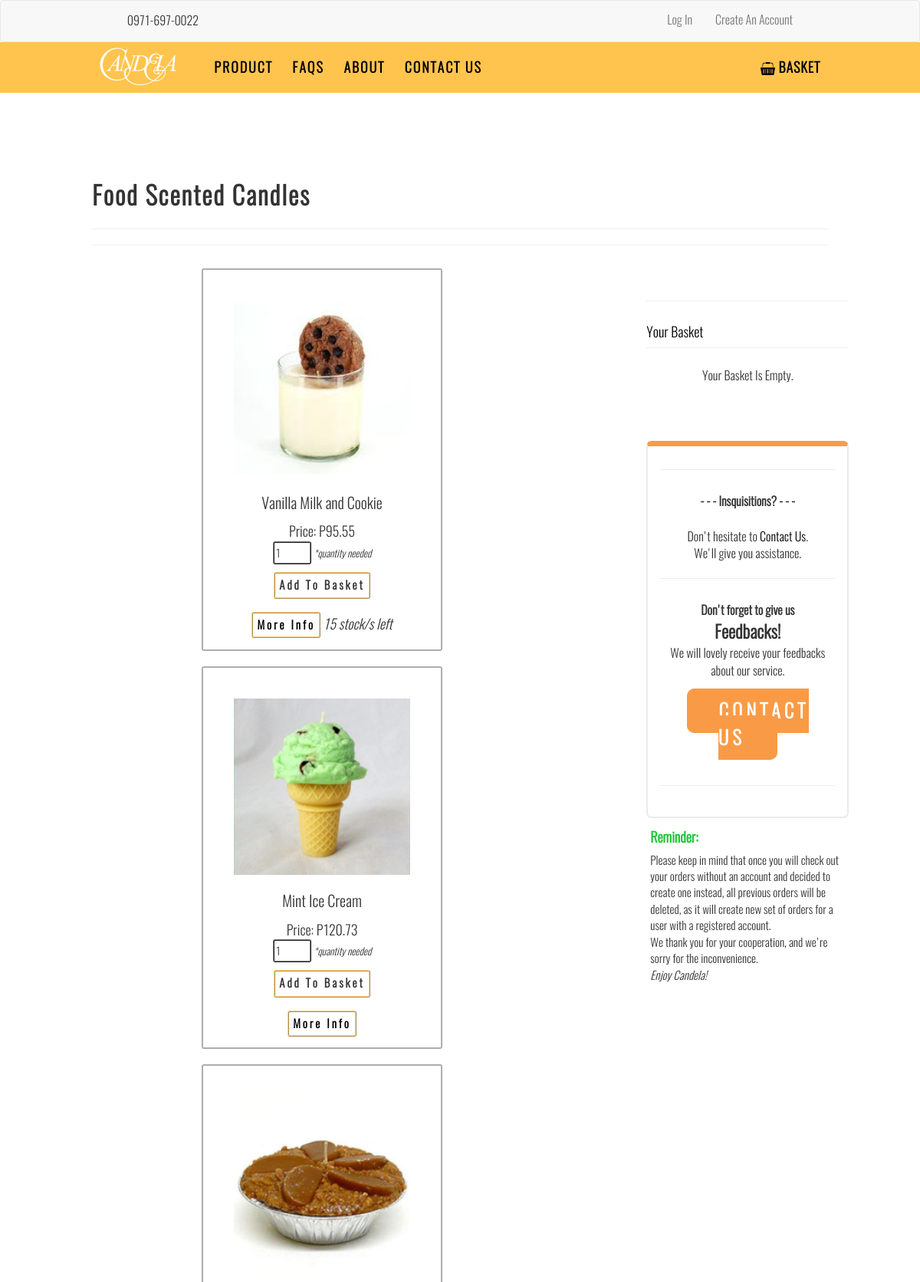
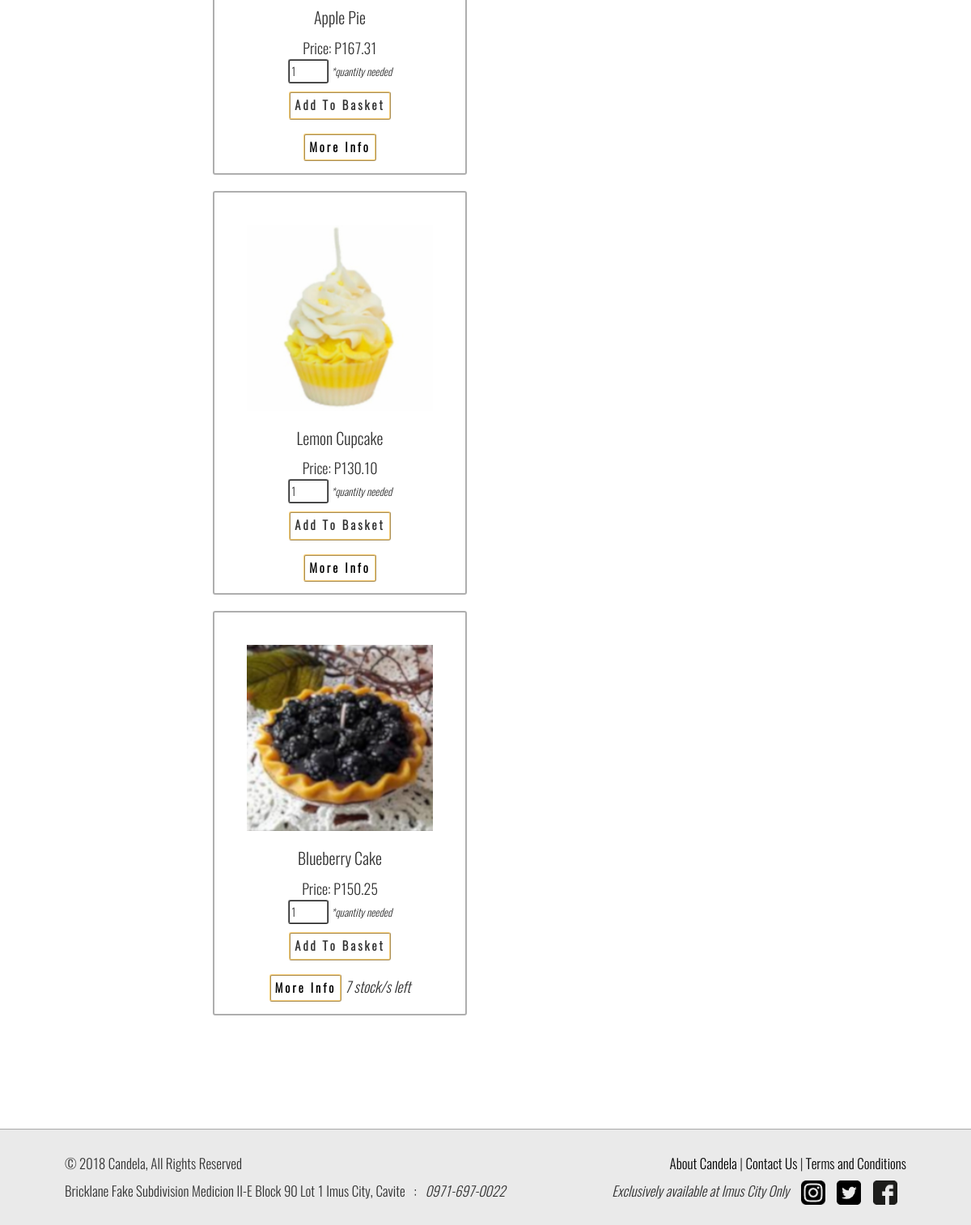
The page /product.php on the database its author committed (2 pictures, top to bottom).
### tables this page shows
CREATE TABLE `products` (
  `id` mediumint(9) NOT NULL,
  `pname` varchar(255) NOT NULL,
  `image` varchar(255) NOT NULL,
  `productpage` varchar(255) NOT NULL,
  `price` varchar(255) NOT NULL,
  `stocks` mediumint(9) NOT NULL,
  `description` text NOT NULL
);

### server.php (called while the page is built, shortened)
<?php
	$user = "root"; $pass = ""; $db = "candela_database";
	$mysqli = mysqli_connect('localhost', $user, $pass, $db) or die("Unable To Connect");
		$productquery = 'SELECT * FROM products ORDER by id ASC';
		$productresult = mysqli_query($mysqli,$productquery);
?>

### product.php (the view, shortened to what this page needs)
<?php include("server.php"); ?>
<!DOCTYPE html><html>
<head><title>Products - Candela</title>
  	<link rel="stylesheet" href="https://maxcdn.bootstrapcdn.com/bootstrap/3.3.7/css/bootstrap.min.css">
	<link rel="stylesheet" type="text/css" href="style.css">
</head>
<body>
	<nav class="navbar navbar-default">
	<div class="container-fluid">
		<ul class="nav navbar-nav left">
			<li>0971-697-0022</li>
		</ul>
		<ul class="nav navbar-nav navbar-right">
			<?php if (isset($_SESSION['username'])): ?>
				<li><a href="myaccount.php"><?php echo $_SESSION['username'];?>'s Account</a></li>
				<li><a href="logout.php">Log Out</a></li>
			<?php else: ?>
				<li><a href="login-form.php">Log In</a></li>
				<li><a href="signup-form.php">Create An Account</a></li>
			<?php endif ?>
		</ul>
	</div>
</nav>
<div id="header">
	<div id="business-name">
		<a href="index.php"><img src="images/candela.png" alt="Candela" /></a>
	</div>
	<div class="navig-prov">
		<div class="navi">
			<a href="product.php">Product</a>
		</div>
		<div class="navi">
			<a href="faqs.php">FAQs</a>
		</div>
		<div class="navi">
			<a href="about.php">About</a>
		</div>
		<div class="navi">
			<a href="contact-us.php">Contact Us</a>
		</div>
	</div>
	<div id="nav-basket">
		<a href="basket.php" onmouseover="document.images.basketimg.src = 'images/basket-hover.png'" onmouseout="document.images.basketimg.src='images/basket.png'"><img src="images/basket.png" name="basketimg" height="17px"> Basket</a>
	</div>
</div>
<div class="body-content">
	<div class="padding-x-110">
			<header id="product-header">
				Food Scented Candles
			<hr><hr>
			</header>
		<div id="products">
			<div class="row" style="text-align: center;">
				<?php
					if ($productresult) {
						if (mysqli_num_rows($productresult) > 0) {
							while ($product = mysqli_fetch_assoc($productresult)) {
				?>
				<div class="col-6 items">
					<form method="post" action="product.php?action=add&id=<?php echo $product["id"]; ?>">
					<span class="product-pic">
						<a name="productpage" href="<?php echo $product['productpage']; ?>"><img name="p_pic" src="<?php echo $product['image']; ?>" alt="Product" class="img-responsive" /></a>
					</span>
					<div class="text-center">
						<p class="product-name"><?php echo $product['pname']; ?></p>
							<p>
								<span>Price:</span> P<?php echo $product['price']; ?><br>
								<input type="number" name="quantity" class="product-quantity" id="product-quantity" max="<?php echo $product['stocks']; ?>" min="1" value="1" />
								<span class="font13em" id="quant_num">
										*quantity needed
								</span>
								<br>
							</p>
							<input type="submit" name="add_to_basket" value="Add To Basket" class="bam bamColor" <?php if ($product['stocks'] == 0) { ?> disabled <?php }?> />
					</div>
					</form>
						<div style="padding-top: 10px;">
						<a href="<?php echo $product['productpage']; ?>" class="bam bamColor">More Info</a>
						</div>
				</div>
				<?php
							}
						}
					}
				?>
			</div>
		</div>
		<div id="prod-sidebar">
			<div id="basket-sidebar">
				<hr>
				<h4><a href="basket.php">Your Basket</a></h4><hr style="margin: 0;">
				<?php
					while ($p1_stockrow = mysqli_fetch_array($p1result)) {
						$p1_stock = $p1_stockrow['stocks'];
					}
					while ($p2_stockrow = mysqli_fetch_array($p2result)) {
						$p2_stock = $p2_stockrow['stocks'];
					}
					while ($p3_stockrow = mysqli_fetch_array($p3result)) {
						$p3_stock = $p3_stockrow['stocks'];
					}
					while ($p4_stockrow = mysqli_fetch_array($p4result)) {
						$p4_stock = $p4_stockrow['stocks'];
					}
					while ($p5_stockrow = mysqli_fetch_array($p5result)) {
						$p5_stock = $p5_stockrow['stocks'];
					}
				if (isset($_SESSION['username']) && isset($_SESSION['id'])) {
					$basket_id = intval($_SESSION['id']);
					$basketsql = "SELECT basket_content FROM basket_items WHERE user_id = '". $basket_id ."'";
					$basketsql_result = mysqli_query($mysqli, $basketsql) or die("Query to retrieve basket failed");
					if (mysqli_num_rows($basketsql_result) < 1) {
				?>
					<div style="text-align: center;margin-top: 15px;">
						<p>Your Basket Is Empty.</p>
					</div>
				<?php } else {
					$total = 0;
				?>
				<table style="width: 100%; margin: 10px 0;">
				<?php
					while ($basketrow = mysqli_fetch_array($basketsql_result)) {
						$basket = unserialize( $basketrow['basket_content'] );
						$_SESSION['basket'] = $basket;
							foreach ($_SESSION['basket'] as $key => $product) {
								$lessStock = array();
								if ($product['id'] == 1) {
									if ($product['quantity'] > $p1_stock) {
										$product['quantity'] = $p1_stock;
										array_push($lessStock, "Error");
										$update_qty_sql1 = mysqli_query($mysqli, "UPDATE basket_items SET quantity = '". $p1_stock ."' WHERE user_id = '". $_SESSION['id'] ."' AND product_id = 1");
										$basket[1]['quantity'] = $p1_stock;
										$updated_basket = serialize($basket);
										$update_basket_string_sql1 = mysqli_query($mysqli, "UPDATE basket_items SET basket_content = '" . mysqli_real_escape_string($mysqli, $updated_basket) . "' WHERE user_id = '". $_SESSION['id'] ."' AND product_id = 1 ");
										$basket = unserialize($updated_basket);
										$_SESSION['basket'] = $basket;
										if ($p1_stock == 0) {
											$delete_order_sql = mysqli_query($mysqli, "DELETE FROM basket_items WHERE user_id = '". $_SESSION['id'] ."' AND product_id = 1");
										}
									}
								}
								if ($product['id'] == 2) {
									if ($product['quantity'] > $p2_stock) {
										$product['quantity'] = $p2_stock;
										array_push($lessStock, "Error");
										$update_qty_sql2 = mysqli_query($mysqli, "UPDATE basket_items SET quantity = '". $p2_stock ."' WHERE user_id = '". $_SESSION['id'] ."' AND product_id = 2");
										$basket[1]['quantity'] = $p2_stock;
										$updated_basket = serialize($basket);
										$update_basket_string_sql2 = mysqli_query($mysqli, "UPDATE basket_items SET basket_content = '" . mysqli_real_escape_string($mysqli, $updated_basket) . "' WHERE user_id = '". $_SESSION['id'] ."' AND product_id = 2 ");
										$basket = unserialize($updated_basket);
										$_SESSION['basket'] = $basket;
										if ($p2_stock == 0) {
											$delete_order_sql = mysqli_query($mysqli, "DELETE FROM basket_items WHERE user_id = '". $_SESSION['id'] ."' AND product_id = 2");
										}
									}
								}
								if ($product['id'] == 3) {
									if ($product['quantity'] > $p3_stock) {
										$product['quantity'] = $p3_stock;
										array_push($lessStock, "Error");
										$update_qty_sql3 = mysqli_query($mysqli, "UPDATE basket_items SET quantity = '". $p3_stock ."' WHERE user_id = '". $_SESSION['id'] ."' AND product_id = 3");
										$basket[1]['quantity'] = $p3_stock;
										$updated_basket = serialize($basket);
										$update_basket_string_sql3 = mysqli_query($mysqli, "UPDATE basket_items SET basket_content = '" . mysqli_real_escape_string($mysqli, $updated_basket) . "' WHERE user_id = '". $_SESSION['id'] ."' AND product_id = 3 ");
										$basket = unserialize($updated_basket);
										$_SESSION['basket'] = $basket;
										if ($p3_stock == 0) {
											$delete_order_sql = mysqli_query($mysqli, "DELETE FROM basket_items WHERE user_id = '". $_SESSION['id'] ."' AND product_id = 3");
										}
									}
								}
								if ($product['id'] == 4) {
									if ($product['quantity'] > $p4_stock) {
										$product['quantity'] = $p4_stock;
										array_push($lessStock, "Error");
										$update_qty_sql4 = mysqli_query($mysqli, "UPDATE basket_items SET quantity = '". $p4_stock ."' WHERE user_id = '". $_SESSION['id'] ."' AND product_id = 4");
										$basket[1]['quantity'] = $p4_stock;
										$updated_basket = serialize($basket);
										$update_basket_string_sql4 = mysqli_query($mysqli, "UPDATE basket_items SET basket_content = '" . mysqli_real_escape_string($mysqli, $updated_basket) . "' WHERE user_id = '". $_SESSION['id'] ."' AND product_id = 4 ");
										$basket = unserialize($updated_basket);
										$_SESSION['basket'] = $basket;
										if ($p4_stock == 0) {
											$delete_order_sql = mysqli_query($mysqli, "DELETE FROM basket_items WHERE user_id = '". $_SESSION['id'] ."' AND product_id = 4");
										}
									}
								}
								if ($product['id'] == 5) {
									if ($product['quantity'] > $p5_stock) {
										$product['quantity'] = $p5_stock;
										array_push($lessStock, "Error");
										$update_qty_sql5 = mysqli_query($mysqli, "UPDATE basket_items SET quantity = '". $p5_stock ."' WHERE user_id = '". $_SESSION['id'] ."' AND product_id = 5");
										$basket[1]['quantity'] = $p5_stock;
										$updated_basket = serialize($basket);
										$update_basket_string_sql5 = mysqli_query($mysqli, "UPDATE basket_items SET basket_content = '" . mysqli_real_escape_string($mysqli, $updated_basket) . "' WHERE user_id = '". $_SESSION['id'] ."' AND product_id = 5 ");
										$basket = unserialize($updated_basket);
										$_SESSION['basket'] = $basket;
										if ($p5_stock == 0) {
											$delete_order_sql = mysqli_query($mysqli, "DELETE FROM basket_items WHERE user_id = '". $_SESSION['id'] ."' AND product_id = 5");
										}
									}
								}
								if ($product['id'] == 6) {
									if ($product['quantity'] > $p6_stock) {
										$product['quantity'] = $p6_stock;
										array_push($lessStock, "Error");
										$update_qty_sql6 = mysqli_query($mysqli, "UPDATE basket_items SET quantity = '". $p6_stock ."' WHERE user_id = '". $_SESSION['id'] ."' AND product_id = 6");
										$basket[1]['quantity'] = $p6_stock;
										$updated_basket = serialize($basket);
										$update_basket_string_sql6 = mysqli_query($mysqli, "UPDATE basket_items SET basket_content = '" . mysqli_real_escape_string($mysqli, $updated_basket) . "' WHERE user_id = '". $_SESSION['id'] ."' AND product_id = 6 ");
										$basket = unserialize($updated_basket);
										$_SESSION['basket'] = $basket;
										if ($p6_stock == 0) {
											$delete_order_sql = mysqli_query($mysqli, "DELETE FROM basket_items WHERE user_id = '". $_SESSION['id'] ."' AND product_id = 6");
										}
									}
								}
								if (count($lessStock) != 0) {
									echo "<script>alert('Sorry, some of your orders have been reduced its quantity or removed, we have less stocks than your chosen quantity.')</script>";
								}
				?>
				<tr>
					<td class="pbasket-td pb_item"><?php echo $product['pname']; ?></td>
					<td class="pbasket-td pb_num"><?php echo $product['quantity']; ?></td>
					<td class="pbasket-td pb_num">P<?php echo number_format($product['quantity'] * $product['price'], 2); ?></td>
					<td class="pbasket-td pb_ri"><a href="product.php?action=pdelete&id=<?php echo $product['id'] ?>" style="color:red; font-size: 70%;">Remove Item</a></td>
				</tr>
				<?php
					$total = $total + ($product['quantity'] * $product['price']);
						}
					$_SESSION['total'] = $total;
					}
				?>
				<tr>
				 	<td colspan="2" align="right" class="pbasket-td pb_total">Total</td>
				 	<td class="pbasket-td pb_num">P<?php echo number_format($total, 2); ?></td>
				 </tr>
				</table>
				<div class="text-center">
					<span style="text-align: center;">
						<a href="product.php?action=clear&id=<?php echo $product['id'] ?>" class="basket_buttons" name="clear">Clear Basket</a>
						<a href="checkout.php" class="basket_buttons" name="checkout">Checkout >></a>
					</span>
				</div>
				<?php
					}
				}
				else {
					if (!empty($_SESSION['basket'])) {
						$total = 0;
				?>
				<table style="width: 100%; margin: 10px 0;">
				<?php
						foreach ($_SESSION['basket'] as $key => $product) {
								if ($product['id'] == 1) {
									if ($product['quantity'] > $p1_stock) {
										$product['quantity'] = $p1_stock;
										if ($p1_stock == 0) {
											unset($_SESSION['basket'][$key]);
										}
									}
								}
								if ($product['id'] == 2) {
									if ($product['quantity'] > $p2_stock) {
										$product['quantity'] = $p2_stock;
										if ($p2_stock == 0) {
											unset($_SESSION['basket'][$key]);
										}
									}
								}
								if ($product['id'] == 3) {
									if ($product['quantity'] > $p3_stock) {
										$product['quantity'] = $p3_stock;
										if ($p3_stock == 0) {
											unset($_SESSION['basket'][$key]);
										}
									}
								}
								if ($product['id'] == 4) {
									if ($product['quantity'] > $p4_stock) {
										$product['quantity'] = $p4_stock;
										if ($p4_stock == 0) {
											unset($_SESSION['basket'][$key]);
										}
									}
								}
								if ($product['id'] == 5) {
									if ($product['quantity'] > $p5_stock) {
										$product['quantity'] = $p5_stock;
										if ($p5_stock == 0) {
											unset($_SESSION['basket'][$key]);
										}
									}
								}
								if ($product['id'] == 6) {
									if ($product['quantity'] > $p6_stock) {
										$product['quantity'] = $p6_stock;
										if ($p6_stock == 0) {
											unset($_SESSION['basket'][$key]);
										}
									}
								}
				?>
				<tr>
					<td class="pbasket-td pb_item"><?php echo $product['pname']; ?></td>
					<td class="pbasket-td pb_num"><?php echo $product['quantity']; ?></td>
					<td class="pbasket-td pb_num">P<?php echo number_format($product['quantity'] * $product['price'], 2); ?></td>
					<td class="pbasket-td pb_ri"><a href="product.php?action=pdelete&id=<?php echo $product['id'] ?>" style="color:red; font-size: 70%;">Remove Item</a></td>
				</tr>
				<?php
					$total = $total + ($product['quantity'] * $product['price']);
					}
					$_SESSION['total'] = $total;
				?>
				<tr>
				 	<td colspan="2" align="right" class="pbasket-td pb_total">Total</td>
				 	<td class="pbasket-td pb_num">P<?php echo number_format($total, 2); ?></td>
				 </tr>
				</table>
				<div class="text-center">
					<span style="text-align: center;">
						<a href="product.php?action=clear&id=<?php echo $product['id'] ?>" class="basket_buttons" name="clear">Clear Basket</a>
						<a href="checkout.php" class="basket_buttons" name="checkout">Checkout >></a>
					</span>
				</div>
				<?php
					}
					else { ?>
						<div style="text-align: center;margin-top: 15px;">
							<p>Your Basket Is Empty.</p>
						</div>
				<?php
					}
				}
				?>
			</div>
			<div class="myacc-sidebar">
			</div>
			<div id="psidebar">
			<hr>
				<section class="prod-sidebar-sec1">
					 - - - Insquisitions? - - -<br><br>
				</section>
				<center>Don't hesitate to <a href="contact-us.php">Contact Us</a>.<br> We'll give you assistance.<br>
			<hr>
				<section class="prod-sidebar-sec1">
					<center>Don't forget to give us</center>
				</section>
				<span id="prod-sidebar-span1">Feedbacks!</span><br>
				We will lovely receive your feedbacks<br> about our service.
				<br><br>
					<a href="contact-us.php" class="Snow" >CONTACT US</a>
				<br><br><hr>
			</div>
				<div id="reminder-box">
					<h4>Reminder:</h4>
					Please keep in mind that once you will check out your orders without an account and decided to create one instead, all previous orders will be deleted, as it will create new set of orders for a user with a registered account. <br>
					We thank you for your cooperation, and we're sorry for the inconvenience.<br>
					<i>Enjoy Candela!</i>
				</div>
		</div>
	</div>
</div>
<div class="footer">
	&copy; 2018 Candela, All Rights Reserved
	<span>
		<a href="about.php" class="fnav">About Candela</a> |
		<a href="contact-us.php" class="fnav">Contact Us</a> |
		<a id="myBtn">Terms and Conditions</a>
	</span><br />
	Bricklane Fake Subdivision Medicion II-E Block 90 Lot 1 Imus City, Cavite
		&nbsp;&nbsp;:&nbsp;&nbsp; <i>0971-697-0022</i>
	<span>
		<i>Exclusively available at Imus City Only</i>&nbsp;&nbsp;&nbsp;
		<a href="https://www.instagram.com/"><img src="images/instagramlogo.png" class="fsocial-acc"></a>&nbsp;&nbsp;&nbsp;
		<a href="https://twitter.com/"><img src="images/twitter-logo.png" class="fsocial-acc"></a>&nbsp;&nbsp;&nbsp;
		<a href="https://www.facebook.com/"><img src="images/facebooklogo.png" class="fsocial-acc"></a>&nbsp;&nbsp;&nbsp;
	</span>
</div>
</body></html>

### rows shown on the page
products: image (picture), pname "Vanilla Milk and Cookie", price "95.55", add_to_basket "Add To Basket"
products: image (picture), pname "Mint Ice Cream", price "120.73", add_to_basket "Add To Basket"
products: image (picture), pname "Apple Pie", price "167.31", add_to_basket "Add To Basket"
products: image (picture), pname "Lemon Cupcake", price "130.10", add_to_basket "Add To Basket"
products: image (picture), pname "Blueberry Cake", price "150.25", add_to_basket "Add To Basket"
